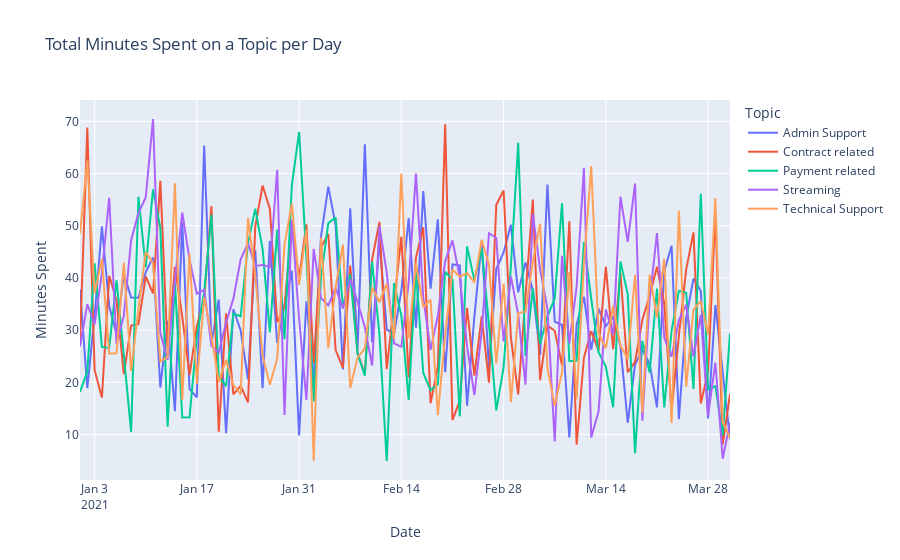

This figure's notebook cell:
### Code cell
fig = px.line(
    dailyMinutesPerTopic,
    x="date",
    y="avgTalkMinutes",
    color="topic",
    labels={"date": "Date", "avgTalkMinutes": "Minutes Spent", "topic": "Topic"},
    title="Total Minutes Spent on a Topic per Day",
)
fig.show()
